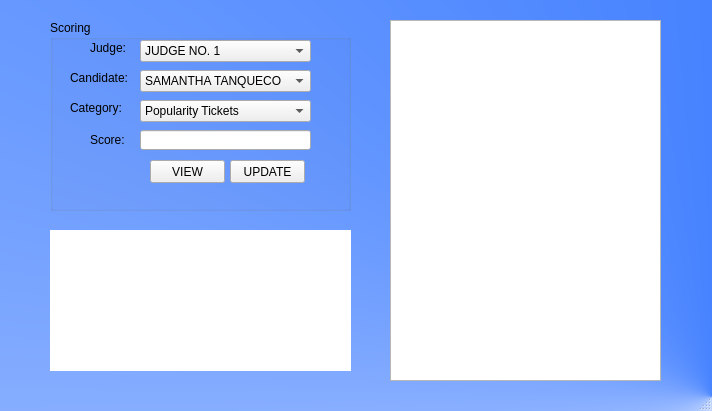
<?xml version="1.0" encoding="UTF-8"?>
<ui version="4.0">
 <class>MainWindow</class>
 <widget class="QMainWindow" name="MainWindow">
  <property name="geometry">
   <rect>
    <x>0</x>
    <y>0</y>
    <width>712</width>
    <height>411</height>
   </rect>
  </property>
  <property name="windowTitle">
   <string>MainWindow</string>
  </property>
  <property name="styleSheet">
   <string notr="true">#MainWindow
{
background-color: qconicalgradient(cx:1, cy:0.966, angle:0, stop:0 rgba(10, 90, 255, 255), stop:1 rgba(255, 255, 255, 255));
}</string>
  </property>
  <widget class="QWidget" name="centralwidget">
   <widget class="QGroupBox" name="groupBox">
    <property name="geometry">
     <rect>
      <x>50</x>
      <y>20</y>
      <width>301</width>
      <height>191</height>
     </rect>
    </property>
    <property name="title">
     <string>Scoring</string>
    </property>
    <widget class="QLabel" name="label">
     <property name="geometry">
      <rect>
       <x>20</x>
       <y>50</y>
       <width>61</width>
       <height>16</height>
      </rect>
     </property>
     <property name="text">
      <string>Candidate:</string>
     </property>
    </widget>
    <widget class="QLabel" name="label_2">
     <property name="geometry">
      <rect>
       <x>20</x>
       <y>80</y>
       <width>61</width>
       <height>16</height>
      </rect>
     </property>
     <property name="text">
      <string>Category:</string>
     </property>
    </widget>
    <widget class="QLabel" name="label_3">
     <property name="geometry">
      <rect>
       <x>40</x>
       <y>110</y>
       <width>51</width>
       <height>20</height>
      </rect>
     </property>
     <property name="text">
      <string>Score:</string>
     </property>
    </widget>
    <widget class="QLabel" name="label_4">
     <property name="geometry">
      <rect>
       <x>40</x>
       <y>20</y>
       <width>61</width>
       <height>16</height>
      </rect>
     </property>
     <property name="text">
      <string>Judge:</string>
     </property>
    </widget>
    <widget class="QComboBox" name="judgeCB">
     <property name="geometry">
      <rect>
       <x>90</x>
       <y>20</y>
       <width>171</width>
       <height>22</height>
      </rect>
     </property>
     <item>
      <property name="text">
       <string>JUDGE NO. 1</string>
      </property>
     </item>
     <item>
      <property name="text">
       <string>JUDGE NO. 2</string>
      </property>
     </item>
     <item>
      <property name="text">
       <string>JUDGE NO. 3</string>
      </property>
     </item>
    </widget>
    <widget class="QComboBox" name="candidateCB">
     <property name="geometry">
      <rect>
       <x>90</x>
       <y>50</y>
       <width>171</width>
       <height>22</height>
      </rect>
     </property>
     <item>
      <property name="text">
       <string>SAMANTHA TANQUECO</string>
      </property>
     </item>
     <item>
      <property name="text">
       <string>BRIDALYN BEJERAS</string>
      </property>
     </item>
     <item>
      <property name="text">
       <string>CHRISTINE LOISSE ALBOS</string>
      </property>
     </item>
     <item>
      <property name="text">
       <string>DWIGHT TAGAPULOT</string>
      </property>
     </item>
     <item>
      <property name="text">
       <string>JOHN MEDINA</string>
      </property>
     </item>
     <item>
      <property name="text">
       <string>CHRYSTOPHER ONG</string>
      </property>
     </item>
     <item>
      <property name="text">
       <string>EARL ZUNEGA</string>
      </property>
     </item>
     <item>
      <property name="text">
       <string>CARL FRANCIS REYES</string>
      </property>
     </item>
     <item>
      <property name="text">
       <string>JUMARIE MOCON</string>
      </property>
     </item>
    </widget>
    <widget class="QComboBox" name="catCB">
     <property name="geometry">
      <rect>
       <x>90</x>
       <y>80</y>
       <width>171</width>
       <height>22</height>
      </rect>
     </property>
     <item>
      <property name="text">
       <string>Popularity Tickets</string>
      </property>
     </item>
     <item>
      <property name="text">
       <string>Event Tickets</string>
      </property>
     </item>
     <item>
      <property name="text">
       <string>Theme Wear</string>
      </property>
     </item>
     <item>
      <property name="text">
       <string>Swim Wear</string>
      </property>
     </item>
     <item>
      <property name="text">
       <string>Confidence</string>
      </property>
     </item>
     <item>
      <property name="text">
       <string>Audience Impact</string>
      </property>
     </item>
    </widget>
    <widget class="QLineEdit" name="scoreTextbox">
     <property name="geometry">
      <rect>
       <x>90</x>
       <y>110</y>
       <width>171</width>
       <height>20</height>
      </rect>
     </property>
    </widget>
    <widget class="QPushButton" name="pushButton">
     <property name="geometry">
      <rect>
       <x>180</x>
       <y>140</y>
       <width>75</width>
       <height>23</height>
      </rect>
     </property>
     <property name="text">
      <string>UPDATE</string>
     </property>
    </widget>
    <widget class="QPushButton" name="pushButton_2">
     <property name="geometry">
      <rect>
       <x>100</x>
       <y>140</y>
       <width>75</width>
       <height>23</height>
      </rect>
     </property>
     <property name="text">
      <string>VIEW</string>
     </property>
    </widget>
   </widget>
   <widget class="QGraphicsView" name="graphicsView">
    <property name="geometry">
     <rect>
      <x>390</x>
      <y>20</y>
      <width>271</width>
      <height>361</height>
     </rect>
    </property>
    <property name="styleSheet">
     <string notr="true">#graphicsView
{
background-image: url(&quot;images/candidates_resized/samantha.jpg&quot;);
background-position: center; 
background-repeat: no-repeat;
}</string>
    </property>
   </widget>
   <widget class="QGraphicsView" name="graphicsView_2">
    <property name="geometry">
     <rect>
      <x>50</x>
      <y>230</y>
      <width>301</width>
      <height>141</height>
     </rect>
    </property>
    <property name="styleSheet">
     <string notr="true">#graphicsView_2
{
background-image: url(&quot;images/sun_logo.png&quot;);
background-position: center; 
background-repeat: no-repeat;
}</string>
    </property>
    <property name="frameShape">
     <enum>QFrame::NoFrame</enum>
    </property>
   </widget>
  </widget>
  <widget class="QMenuBar" name="menubar">
   <property name="geometry">
    <rect>
     <x>0</x>
     <y>0</y>
     <width>712</width>
     <height>21</height>
    </rect>
   </property>
  </widget>
  <widget class="QStatusBar" name="statusbar"/>
 </widget>
 <resources/>
 <connections/>
</ui>
